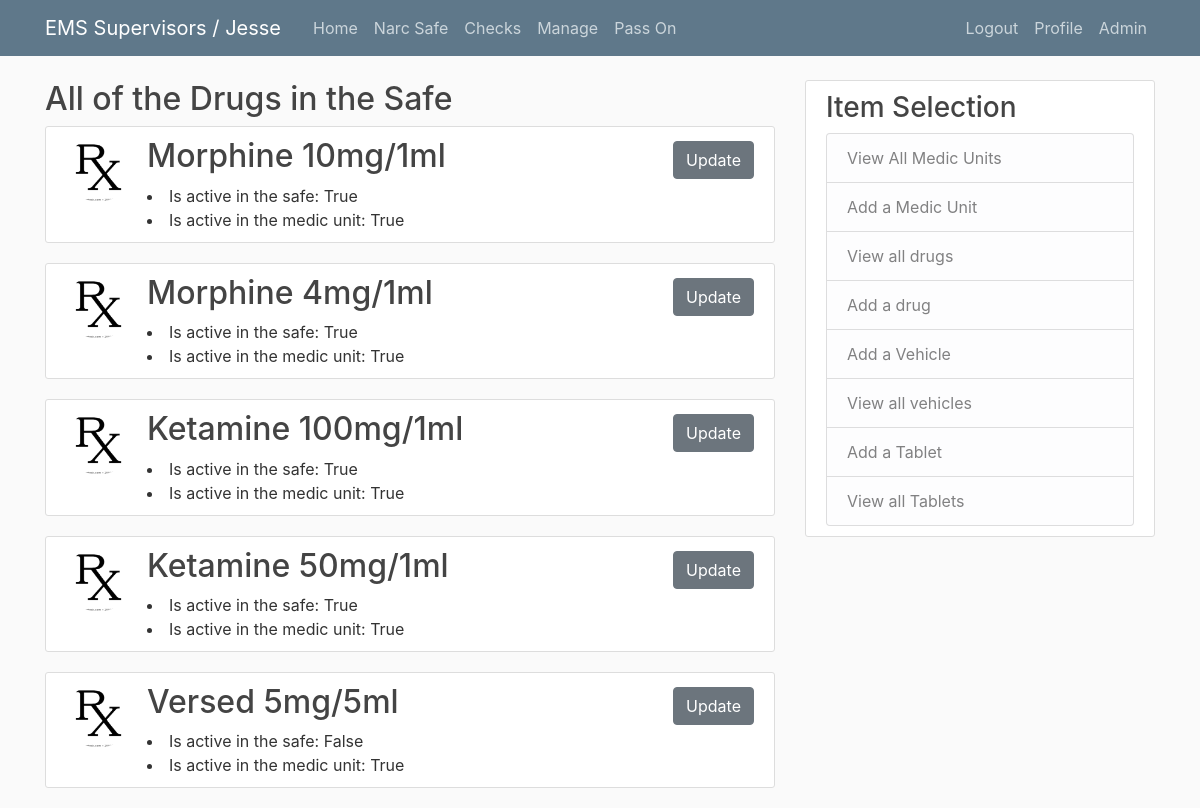
Page /manage/drugs/ (signed in) on the earlier database version.
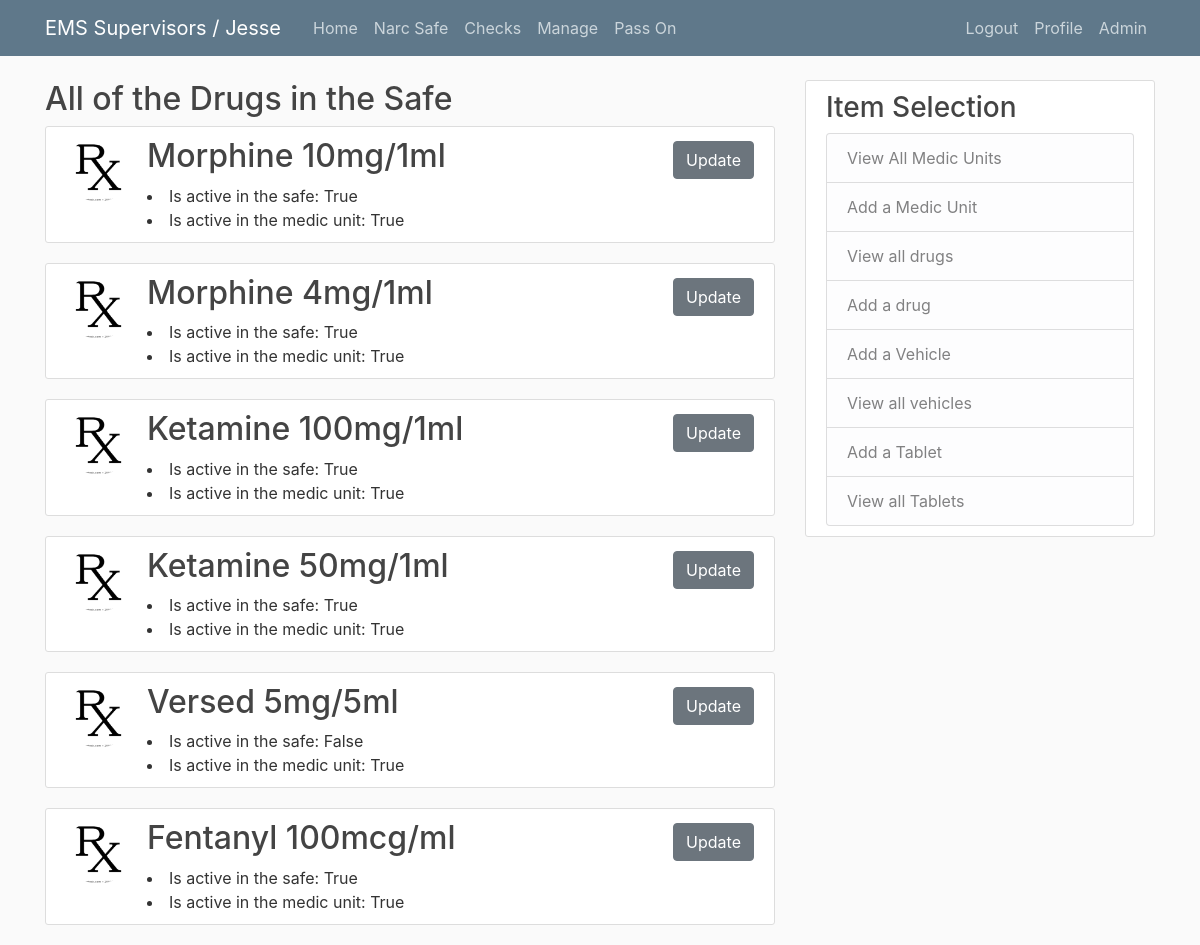
Same page on the later database version.
### components/models.py (models this page shows, shortened)
class Drug(models.Model):
    name = models.CharField(max_length=40)
    image = models.ImageField(default='default_drug.png', upload_to='drug_pics')
    is_active_safe = models.BooleanField(default=True)
    is_active_unit = models.BooleanField(default=True)
    def __str__(self):
        return self.name

### components/views.py (the view)
# urls.py: path('manage/drugs/', DrugListView.as_view(), name='drugs'),
class DrugListView(LoginRequiredMixin, ListView):
    model = Drug

### templates/components/drug_list.html
{% extends 'components/manage_base.html' %}
{% block content %}
<div>
    <h2>All of the Drugs in the Safe</h2>
     {% for drug in object_list %}
        <article class="media content-section">
            <img class="rounded-circle article-img" src="{{ drug.image.url }}">
            <div class="media-body">
                <h2 class="article-title">{{ drug }}</a></h2>
                {% if drug.is_active_safe == True or drug.is_active_unit == True %}
                <li> Is active in the safe: {{ drug.is_active_safe }}</li>
                <li> Is active in the medic unit: {{ drug.is_active_unit }}</li>
                {% elif drug.is_active_safe == False and drug.is_active_unit == False %}
                <p style='font-weight: bold; font-family: Courier; color:darkred' >{{ drug }} is not active</p>
                {% endif %}
            </div>
            <div>
            <a class="btn btn-secondary btm-sm mt-1 mb-1" href="{% url 'drug_update' drug.id %}">Update</a>
            </div>
            </article>
    {% endfor %}
</div>
{% endblock %}

Differences in the rows shown:
added Drug: image (placeholder picture), name "Fentanyl 100mcg/ml", is_active_safe "True", is_active_unit "True"
